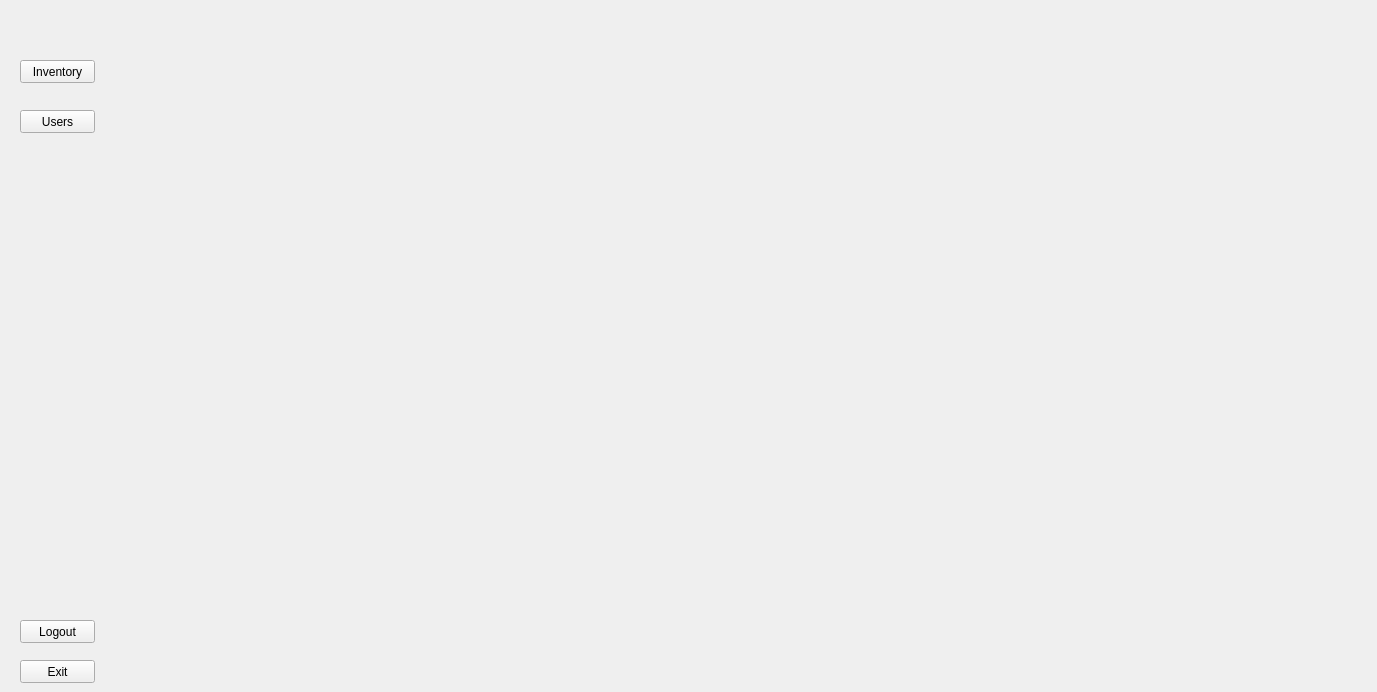
<?xml version="1.0" encoding="UTF-8"?>
<ui version="4.0">
 <class>InvMain</class>
 <widget class="QWidget" name="InvMain">
  <property name="geometry">
   <rect>
    <x>0</x>
    <y>0</y>
    <width>1377</width>
    <height>692</height>
   </rect>
  </property>
  <property name="sizePolicy">
   <sizepolicy hsizetype="Fixed" vsizetype="Fixed">
    <horstretch>0</horstretch>
    <verstretch>0</verstretch>
   </sizepolicy>
  </property>
  <property name="minimumSize">
   <size>
    <width>1377</width>
    <height>692</height>
   </size>
  </property>
  <property name="maximumSize">
   <size>
    <width>1377</width>
    <height>692</height>
   </size>
  </property>
  <property name="windowTitle">
   <string>Form</string>
  </property>
  <widget class="QPushButton" name="InventoryButton">
   <property name="geometry">
    <rect>
     <x>20</x>
     <y>60</y>
     <width>75</width>
     <height>23</height>
    </rect>
   </property>
   <property name="minimumSize">
    <size>
     <width>75</width>
     <height>23</height>
    </size>
   </property>
   <property name="maximumSize">
    <size>
     <width>75</width>
     <height>23</height>
    </size>
   </property>
   <property name="text">
    <string>Inventory</string>
   </property>
  </widget>
  <widget class="QPushButton" name="UsersButton">
   <property name="geometry">
    <rect>
     <x>20</x>
     <y>110</y>
     <width>75</width>
     <height>23</height>
    </rect>
   </property>
   <property name="minimumSize">
    <size>
     <width>75</width>
     <height>23</height>
    </size>
   </property>
   <property name="maximumSize">
    <size>
     <width>75</width>
     <height>23</height>
    </size>
   </property>
   <property name="text">
    <string>Users</string>
   </property>
  </widget>
  <widget class="QWidget" name="horizontalLayoutWidget">
   <property name="geometry">
    <rect>
     <x>120</x>
     <y>50</y>
     <width>1221</width>
     <height>531</height>
    </rect>
   </property>
   <layout class="QHBoxLayout" name="horizontalLayout">
    <property name="sizeConstraint">
     <enum>QLayout::SetDefaultConstraint</enum>
    </property>
    <property name="leftMargin">
     <number>1</number>
    </property>
    <property name="topMargin">
     <number>0</number>
    </property>
    <property name="rightMargin">
     <number>0</number>
    </property>
    <property name="bottomMargin">
     <number>0</number>
    </property>
   </layout>
  </widget>
  <widget class="QPushButton" name="Logout">
   <property name="geometry">
    <rect>
     <x>20</x>
     <y>620</y>
     <width>75</width>
     <height>23</height>
    </rect>
   </property>
   <property name="text">
    <string>Logout</string>
   </property>
  </widget>
  <widget class="QPushButton" name="ExitButton">
   <property name="geometry">
    <rect>
     <x>20</x>
     <y>660</y>
     <width>75</width>
     <height>23</height>
    </rect>
   </property>
   <property name="text">
    <string>Exit</string>
   </property>
  </widget>
 </widget>
 <resources/>
 <connections/>
</ui>
